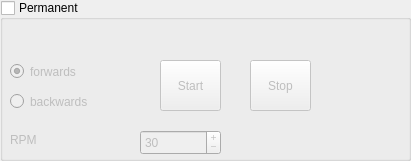
     <widget class="QGroupBox" name="groupB_permanent_leg">
      <property name="geometry">
       <rect>
        <x>10</x>
        <y>180</y>
        <width>411</width>
        <height>161</height>
       </rect>
      </property>
      <property name="title">
       <string>Permanent</string>
      </property>
      <property name="flat">
       <bool>true</bool>
      </property>
      <property name="checkable">
       <bool>true</bool>
      </property>
      <property name="checked">
       <bool>false</bool>
      </property>
      <widget class="QRadioButton" name="radioB_forwards_leg">
       <property name="geometry">
        <rect>
         <x>10</x>
         <y>60</y>
         <width>119</width>
         <height>23</height>
        </rect>
       </property>
       <property name="text">
        <string>forwards </string>
       </property>
       <property name="checked">
        <bool>true</bool>
       </property>
      </widget>
      <widget class="QRadioButton" name="radioB_backwards_leg">
       <property name="geometry">
        <rect>
         <x>10</x>
         <y>90</y>
         <width>119</width>
         <height>23</height>
        </rect>
       </property>
       <property name="text">
        <string>backwards </string>
       </property>
      </widget>
      <widget class="QPushButton" name="pushB_stop_leg">
       <property name="geometry">
        <rect>
         <x>250</x>
         <y>60</y>
         <width>61</width>
         <height>51</height>
        </rect>
       </property>
       <property name="text">
        <string>Stop</string>
       </property>
      </widget>
      <widget class="QSpinBox" name="spinB_RPM_permanent_leg">
       <property name="geometry">
        <rect>
         <x>140</x>
         <y>130</y>
         <width>81</width>
         <height>25</height>
        </rect>
       </property>
       <property name="buttonSymbols">
        <enum>QAbstractSpinBox::PlusMinus</enum>
       </property>
       <property name="keyboardTracking">
        <bool>false</bool>
       </property>
       <property name="value">
        <number>30</number>
       </property>
      </widget>
      <widget class="QLabel" name="label_13">
       <property name="geometry">
        <rect>
         <x>10</x>
         <y>130</y>
         <width>68</width>
         <height>19</height>
        </rect>
       </property>
       <property name="text">
        <string>RPM</string>
       </property>
      </widget>
      <widget class="QPushButton" name="pushB_start_leg">
       <property name="geometry">
        <rect>
         <x>160</x>
         <y>60</y>
         <width>61</width>
         <height>51</height>
        </rect>
       </property>
       <property name="text">
        <string>Start</string>
       </property>
      </widget>
     </widget>
